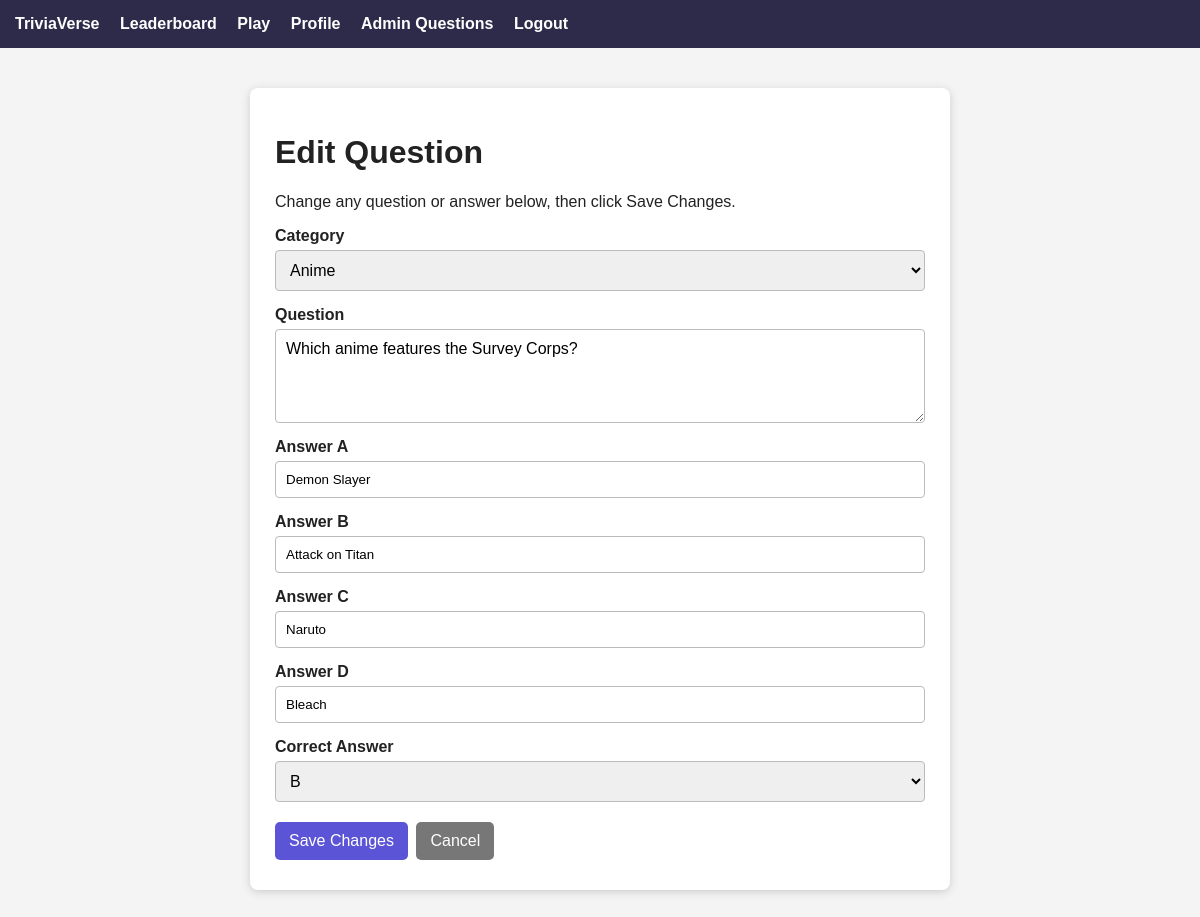
Page /admin/edit/1 (signed in) on the committed database.
### models.py (models this page shows)
class Question(db.Model):
    id = db.Column(db.Integer, primary_key=True)
    category_id = db.Column(db.Integer, db.ForeignKey("category.id"), nullable=False)
    question_text = db.Column(db.String(300), nullable=False)
    option_a = db.Column(db.String(150), nullable=False)
    option_b = db.Column(db.String(150), nullable=False)
    option_c = db.Column(db.String(150), nullable=False)
    option_d = db.Column(db.String(150), nullable=False)
    correct_answer = db.Column(db.String(1), nullable=False)
    category = db.relationship("Category")

class Category(db.Model):
    id = db.Column(db.Integer, primary_key=True)
    name = db.Column(db.String(50), unique=True, nullable=False)

### app.py (the view, shortened to what this page needs)
@app.route("/admin/edit/<int:question_id>", methods=["GET", "POST"])
@admin_required
def admin_edit_question(question_id):
    question = db.session.get(Question, question_id)
    if not question:
        abort(404)
    categories = Category.query.order_by(Category.name).all()
    return render_template("admin_question_form.html", categories=categories, question=question)

### app.py (called while the page is built)
@login_manager.user_loader
def load_user(user_id):
    return db.session.get(User, int(user_id))

def admin_required(view_function):
    @wraps(view_function)
    def wrapped_view(*args, **kwargs):
        if not current_user.is_authenticated:
            return login_manager.unauthorized()
        if not current_user.is_admin:
            flash("Admin access is required for that page.")
            return redirect(url_for("home"))
        return view_function(*args, **kwargs)
    return wrapped_view

### templates/admin_question_form.html
{% extends "base.html" %}
{% block content %}
<div class="form-card admin-form">
    {% if question %}
        <h1>Edit Question</h1>
        <p>Change any question or answer below, then click Save Changes.</p>
    {% else %}
        <h1>Add New Question</h1>
        <p>Fill in all four answer choices and select the correct letter.</p>
    {% endif %}
    <form method="POST">
        <label for="category_id">Category</label>
        <select id="category_id" name="category_id" required>
            {% for category in categories %}
                <option value="{{ category.id }}" {% if question and question.category_id == category.id %}selected{% endif %}>
                    {{ category.name }}
                </option>
            {% endfor %}
        </select>
        <label for="question_text">Question</label>
        <textarea id="question_text" name="question_text" rows="4" required>{% if question %}{{ question.question_text }}{% endif %}</textarea>
        <label for="option_a">Answer A</label>
        <input id="option_a" name="option_a" value="{% if question %}{{ question.option_a }}{% endif %}" required>
        <label for="option_b">Answer B</label>
        <input id="option_b" name="option_b" value="{% if question %}{{ question.option_b }}{% endif %}" required>
        <label for="option_c">Answer C</label>
        <input id="option_c" name="option_c" value="{% if question %}{{ question.option_c }}{% endif %}" required>
        <label for="option_d">Answer D</label>
        <input id="option_d" name="option_d" value="{% if question %}{{ question.option_d }}{% endif %}" required>
        <label for="correct_answer">Correct Answer</label>
        <select id="correct_answer" name="correct_answer" required>
            {% for letter in ["A", "B", "C", "D"] %}
                <option value="{{ letter }}" {% if question and question.correct_answer == letter %}selected{% endif %}>
                    {{ letter }}
                </option>
            {% endfor %}
        </select>
        {% if question %}
            <button class="button" type="submit">Save Changes</button>
        {% else %}
            <button class="button" type="submit">Add Question</button>
        {% endif %}
        <a class="button secondary" href="{{ url_for('admin_questions') }}">Cancel</a>
    </form>
</div>
{% endblock %}

### static/css/style.css (style rules this page uses)
body { font-family: Arial, sans-serif; background: #f4f4f4; color: #222; margin: 0; }
.hero, .card, .form-card, .quiz-card { background: white; border-radius: 8px; padding: 25px; margin-bottom: 20px; box-shadow: 0 2px 8px #cccccc; }
.button { display: inline-block; background: #5c54d6; color: white; border: none; border-radius: 5px; padding: 10px 14px; margin: 5px 4px 5px 0; text-decoration: none; font-size: 16px; cursor: pointer; }
.secondary { background: #777; }
.form-card { max-width: 450px; margin: 40px auto; }
label, input { display: block; width: 100%; }
label { margin-top: 15px; font-weight: bold; }
input { box-sizing: border-box; padding: 10px; margin-top: 5px; border: 1px solid #bbb; border-radius: 4px; }
.form-card .button { margin-top: 20px; }
select, textarea { box-sizing: border-box; display: block; width: 100%; padding: 10px; margin-top: 5px; border: 1px solid #bbb; border-radius: 4px; font-family: Arial, sans-serif; font-size: 16px; }
.admin-form { max-width: 650px; }

### rows in the picture
Question: category_id "Anime", question_text "Which anime features the Survey Corps?", option_a "Demon Slayer", option_b "Attack on Titan", option_c "Naruto", option_d "Bleach", correct_answer "B"
